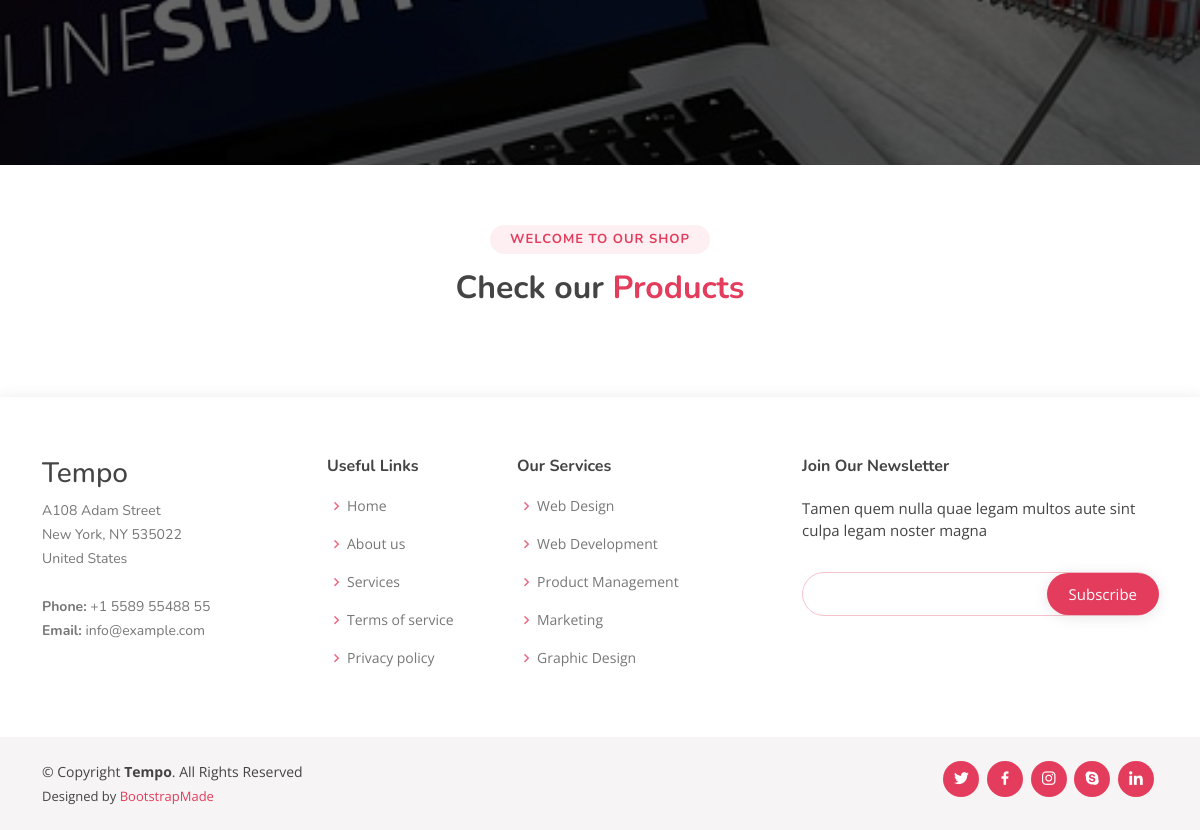
The app's page / (lower part), older data.
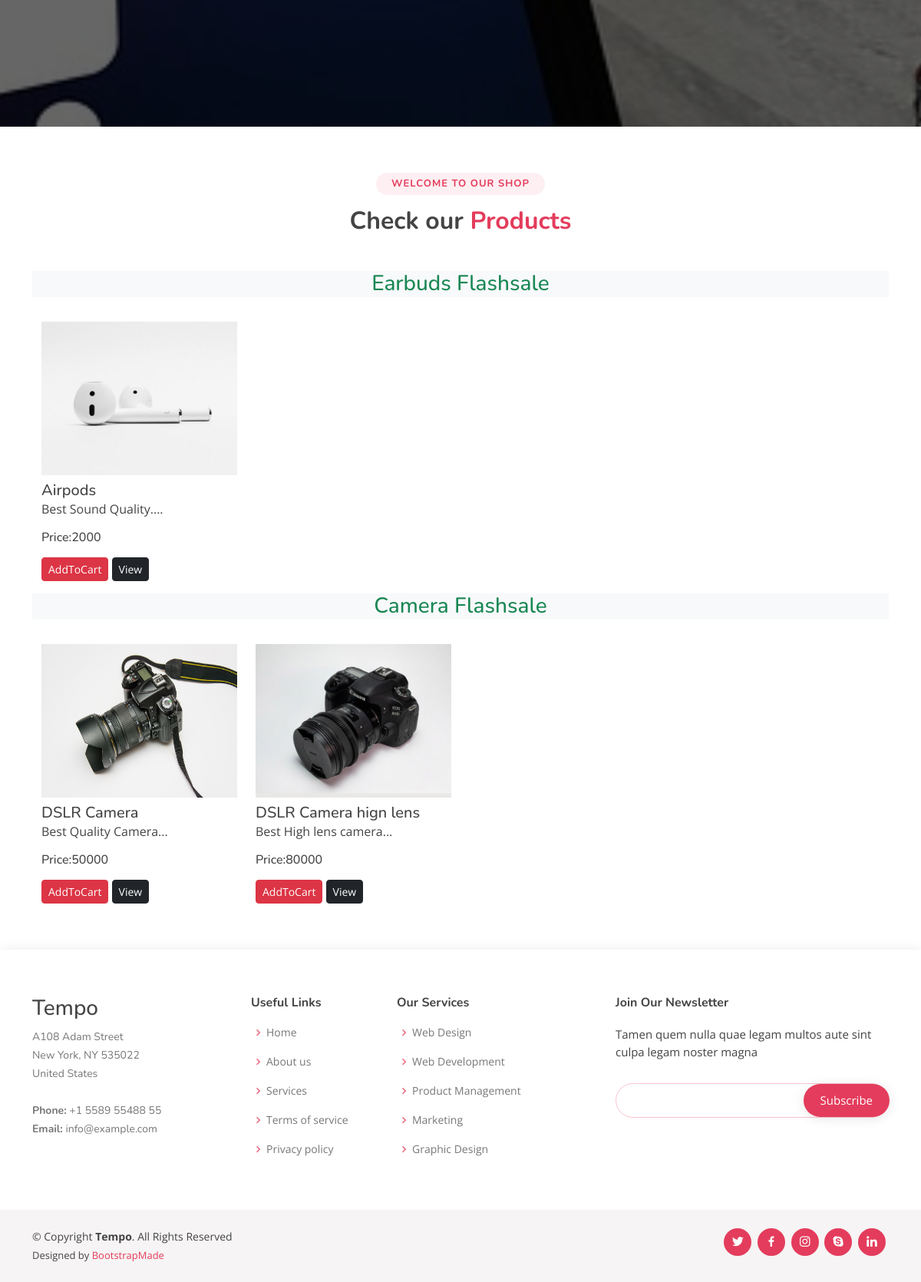
The same page, newer data.
### ecommerceapp/models.py (models this page shows, shortened)
class Product(models.Model):
    product_id = models.AutoField
    product_name = models.CharField(max_length=100)
    category = models.CharField(max_length=100, default="")
    subcategory = models.CharField(max_length=50, default="")
    price = models.IntegerField(default=0)
    desc = models.CharField(max_length=300)
    image = models.ImageField(upload_to='images/images')

### ecommerceapp/views.py (the view)
# urls.py: path('', views.index, name="index"),
def index(request):
    allProds = []
    catprods = Product.objects.values('category','id')
    print("Hiiiiiiiiiii",catprods)
    cats = {item['category'] for item in catprods}
    for cat in cats:
        prod= Product.objects.filter(category=cat)
        n=len(prod)
        nSlides = n // 4 + ceil((n / 4) - (n // 4))
        allProds.append([prod, range(1, nSlides), nSlides])
    params= {'allProds':allProds}
    return render(request,"index.html",params)

### ecommerceapp/templates/index.html (shortened to what this page needs)
{% extends "base.html" %}
{% block body %}
{% load static %}
        <section id="portfolio" class="portfolio">
          <div class="container">
            <div class="section-title">
              <h2>Welcome to Our Shop</h2>
              <h3>Check our <span>Products</span></h3>
            </div>
            {% for product, range, nSlides in allProds %}
            <h3 class="my-3 text-center text-success bg-light">
              {{product.0.category}} Flashsale
            </h3>
            <div class="container">
              <div class="row">
                {% for i in product %}
                <div class="col-md-3 mt-3">
                  <img src="/media/{{i.image}}" class="card-img-top" alt="not found" height="200px" width="150px" />
                  <div class="card-body">
                    <h5 class="card-title mt-2" id="namepr{{i.id}}">{{i.product_name}}</h5>
                    <p class="card-text">{{i.desc|slice:"0:53"}}...</p>
                    <h6 class="card-title mb-3">
                      Price:<span id="pricepr{{i.id}}">{{i.price}}</span>
                    </h6>
                    <span id="divpr{{i.id}}" class="divpr">
                      <button id="pr{{i.id}}" class="btn btn-danger cart btn-sm mt-0">
                        AddToCart
                      </button>
                    </span>
                    <a href="/media/{{i.image}}">
                      <button class="btn btn-dark btn-sm cart">View</button></a
                    >
                  </div>
                </div>
                {% endfor %}
              </div>
            </div>
            {% endfor %}
          </div>
        </section>
{% endblock body %}

### ecommerceapp/templates/base.html (shortened to what this page needs)
{% load static %}
<!DOCTYPE html>
<html lang="en">
<head>
  <link href="{% static '/assets/vendor/bootstrap/css/bootstrap.min.css' %}" rel="stylesheet">
  <link href="{% static '/assets/vendor/bootstrap-icons/bootstrap-icons.css' %}" rel="stylesheet">
  <link href="{% static '/assets/vendor/boxicons/css/boxicons.min.css' %}" rel="stylesheet">
  <link href="{% static '/assets/vendor/glightbox/css/glightbox.min.css' %}" rel="stylesheet">
  <link href="{% static '/assets/vendor/remixicon/remixicon.css' %}" rel="stylesheet">
  <link href="{% static '/assets/vendor/swiper/swiper-bundle.min.css' %}" rel="stylesheet">
  <link href="{% static '/assets/css/style.css' %}" rel="stylesheet">
</head>
<body>
  <section id="hero">
    <div class="hero-container">
    </div>
  </section>
  <main id="main">
    {% block body %}
    {% endblock body %}
  </main>
  <footer id="footer">
    <div class="footer-top">
      <div class="container">
        <div class="row">
          <div class="col-lg-3 col-md-6 footer-contact">
            <h3>Tempo</h3>
            <p>
              A108 Adam Street <br>
              New York, NY 535022<br>
              United States <br><br>
              <strong>Phone:</strong> +1 5589 55488 55<br>
              <strong>Email:</strong> info@example.com<br>
            </p>
          </div>
          <div class="col-lg-2 col-md-6 footer-links">
            <h4>Useful Links</h4>
            <ul>
              <li><i class="bx bx-chevron-right"></i> <a href="/">Home</a></li>
              <li><i class="bx bx-chevron-right"></i> <a href="/about">About us</a></li>
              <li><i class="bx bx-chevron-right"></i> <a href="#">Services</a></li>
              <li><i class="bx bx-chevron-right"></i> <a href="#">Terms of service</a></li>
              <li><i class="bx bx-chevron-right"></i> <a href="#">Privacy policy</a></li>
            </ul>
          </div>
          <div class="col-lg-3 col-md-6 footer-links">
            <h4>Our Services</h4>
            <ul>
              <li><i class="bx bx-chevron-right"></i> <a href="#">Web Design</a></li>
              <li><i class="bx bx-chevron-right"></i> <a href="#">Web Development</a></li>
              <li><i class="bx bx-chevron-right"></i> <a href="#">Product Management</a></li>
              <li><i class="bx bx-chevron-right"></i> <a href="#">Marketing</a></li>
              <li><i class="bx bx-chevron-right"></i> <a href="#">Graphic Design</a></li>
            </ul>
          </div>
          <div class="col-lg-4 col-md-6 footer-newsletter">
            <h4>Join Our Newsletter</h4>
            <p>Tamen quem nulla quae legam multos aute sint culpa legam noster magna</p>
            <form action="" method="post">
              <input type="email" name="email"><input type="submit" value="Subscribe">
            </form>
          </div>
        </div>
      </div>
    </div>
    <div class="container d-md-flex py-4">
      <div class="me-md-auto text-center text-md-start">
        <div class="copyright">
          &copy; Copyright <strong><span>Tempo</span></strong>. All Rights Reserved
        </div>
        <div class="credits">
          Designed by <a href="https://bootstrapmade.com/">BootstrapMade</a>
        </div>
      </div>
      <div class="social-links text-center text-md-right pt-3 pt-md-0">
        <a href="#" class="twitter"><i class="bx bxl-twitter"></i></a>
        <a href="#" class="facebook"><i class="bx bxl-facebook"></i></a>
        <a href="#" class="instagram"><i class="bx bxl-instagram"></i></a>
        <a href="#" class="google-plus"><i class="bx bxl-skype"></i></a>
        <a href="#" class="linkedin"><i class="bx bxl-linkedin"></i></a>
      </div>
    </div>
  </footer>
</body>
</html>

### static/assets/css/style.css (style rules this page uses)
body { font-family: "Open Sans", sans-serif; color: #444444; }
a { color: #e43c5c; text-decoration: none; }
h1, h2, h3, h4, h5, h6 { font-family: "Nunito", sans-serif; }
#hero { width: 100%; height: 90vh; background: url("../../images/bgg.jpg") top center; background-size: cover; position: relative; }
#hero:before { content: ""; background: rgba(0, 0, 0, 0.6); position: absolute; bottom: 0; top: 0; left: 0; right: 0; }
#hero .hero-container { position: absolute; bottom: 0; top: 0; left: 0; right: 0; display: flex; justify-content: center; align-items: center; flex-direction: column; text-align: center; padding: 0 15px; }
@media (min-width: 1024px) { #hero { background-attachment: fixed; } }
section { padding: 60px 0; overflow: hidden; }
.section-title { text-align: center; padding-bottom: 30px; }
.section-title h2 { font-size: 13px; letter-spacing: 1px; font-weight: 700; padding: 8px 20px; line-height: 1; margin: 0; background: #fdeff2; color: #e43c5c; display: inline-block; text-transform: uppercase; border-radius: 50px; }
.section-title h3 { margin: 15px 0 0 0; font-size: 32px; font-weight: 700; }
.section-title h3 span { color: #e43c5c; }
#footer { color: #444444; font-size: 14px; background: #f6f4f4; box-shadow: 0px 2px 15px rgba(0, 0, 0, 0.1); }
#footer .footer-top { padding: 60px 0 30px 0; background: #fff; }
#footer .footer-top .footer-contact { margin-bottom: 30px; }
#footer .footer-top .footer-contact p { font-size: 14px; line-height: 24px; margin-bottom: 0; font-family: "Nunito", sans-serif; color: #777777; }
#footer .footer-top h4 { font-size: 16px; font-weight: bold; color: #444444; position: relative; padding-bottom: 12px; }
#footer .footer-top .footer-links { margin-bottom: 30px; }
#footer .footer-top .footer-links ul { list-style: none; padding: 0; margin: 0; }
#footer .footer-top .footer-links ul i { padding-right: 2px; color: #ea6981; font-size: 18px; line-height: 1; }
#footer .footer-top .footer-links ul li { padding: 10px 0; display: flex; align-items: center; }
#footer .footer-top .footer-links ul li:first-child { padding-top: 0; }
#footer .footer-top .footer-links ul a { color: #777777; transition: 0.3s; display: inline-block; line-height: 1; }
#footer .footer-newsletter { font-size: 15px; }
#footer .footer-newsletter h4 { font-size: 16px; font-weight: bold; color: #444444; position: relative; padding-bottom: 12px; }
#footer .footer-newsletter form { margin-top: 30px; background: #fff; padding: 6px 10px; position: relative; border-radius: 50px; text-align: left; border: 1px solid #f7c2cc; }
#footer .footer-newsletter form input[type=email] { border: 0; padding: 4px 8px; width: calc(100% - 100px); }
#footer .footer-newsletter form input[type=submit] { position: absolute; top: 0; right: -2px; bottom: 0; border: 0; background: none; font-size: 15px; padding: 0 22px; background: #e43c5c; color: #fff; transition: 0.3s; border-radius: 50px; box-shadow: 0px 2px 15px rgba(0, 0, 0, 0.1); }
#footer .credits { padding-top: 5px; font-size: 13px; color: #444444; }
#footer .social-links a { font-size: 18px; display: inline-block; background: #e43c5c; color: #fff; line-height: 1; padding: 8px 0; margin-right: 4px; border-radius: 50%; text-align: center; width: 36px; height: 36px; transition: 0.3s; }

Row changes from the older to the newer data that the page shows:
added Product: category "Earbuds", image (picture), product_name "Airpods", desc "Best Sound Quality.", price "2000"
added Product: category "Camera", image (picture), product_name "DSLR Camera", desc "Best Quality Camera", price "50000"
added Product: image (picture), product_name "DSLR Camera hign lens", desc "Best High lens camera", price "80000", shown under "Camera"
Text that changed along with them:
new list line: "Flashsale"
